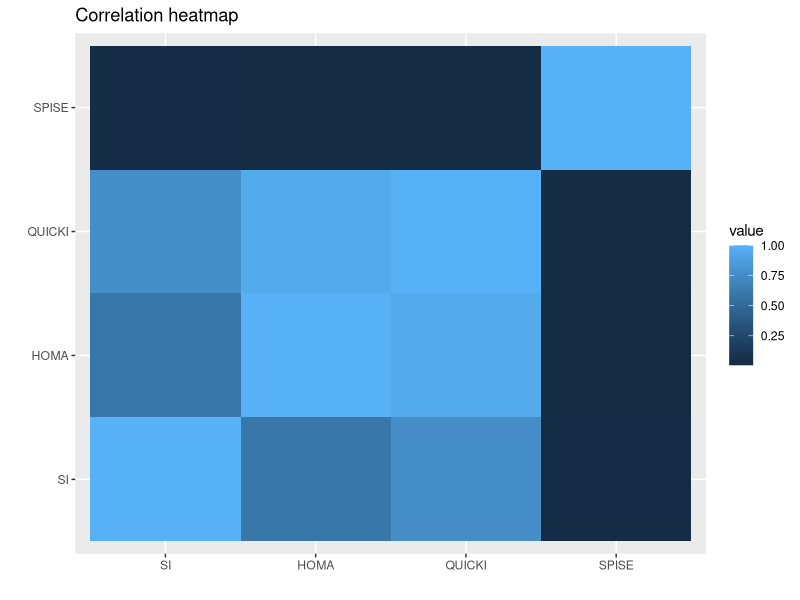

This figure's R source:
library(foreign)

data <- read.spss("./Data/BASE MAJO GLUCOSA INSULINA.sav")

library(dplyr)

datos <- tbl_df(data)

indice <- datos %>%
    select(TG, HDL, IMC) %>%
    mutate(SPISE= (600 * (HDL^0.185))/(TG^0.2 * (IMC^1.338)) )

index <- read.csv("./Data/idices.csv")

Si <- index$Si

HOMA <- index$SiHOMA

QUICKI <- index$SiQUICKI

SPISE <- indice$SPISE

indexSI <- data.frame(SI=Si, HOMA=HOMA, QUICKI=QUICKI, SPISE=SPISE)

corMat <- cor(indexSI)

library(reshape2)

melted_corMat <- melt(corMat)

library(ggplot2)

ggplot(data = melted_corMat, aes(x=Var1, y=Var2, fill=value)) + 
    geom_tile() +
    labs(x="", y="") +
    ggtitle("Correlation heatmap")
    
